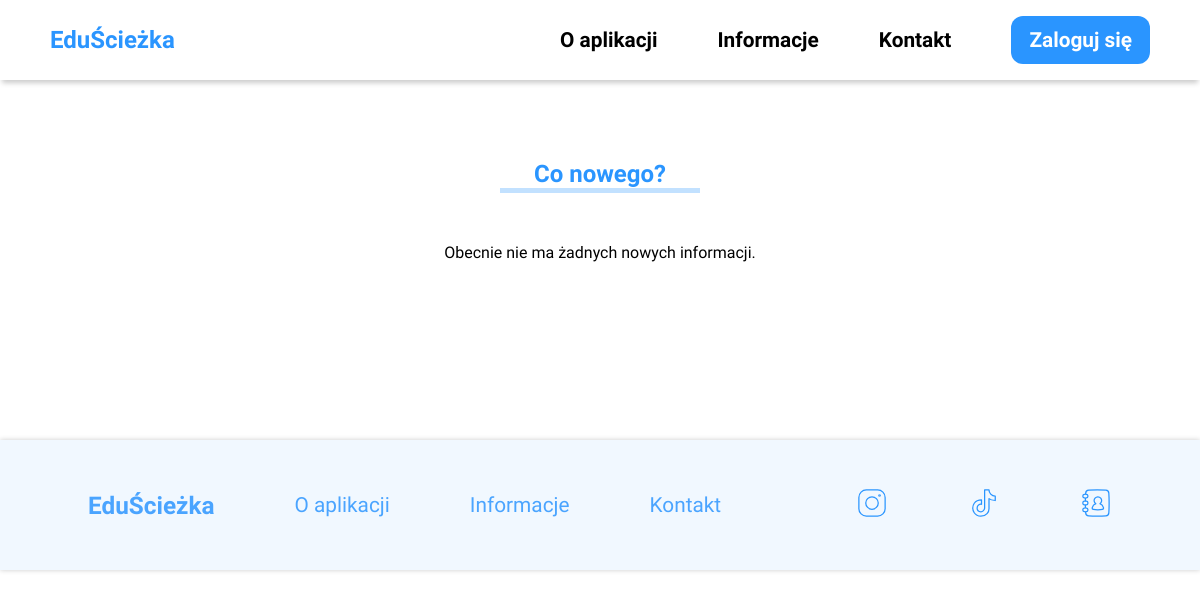
Page /public/template/informacje.php on the earlier database version.
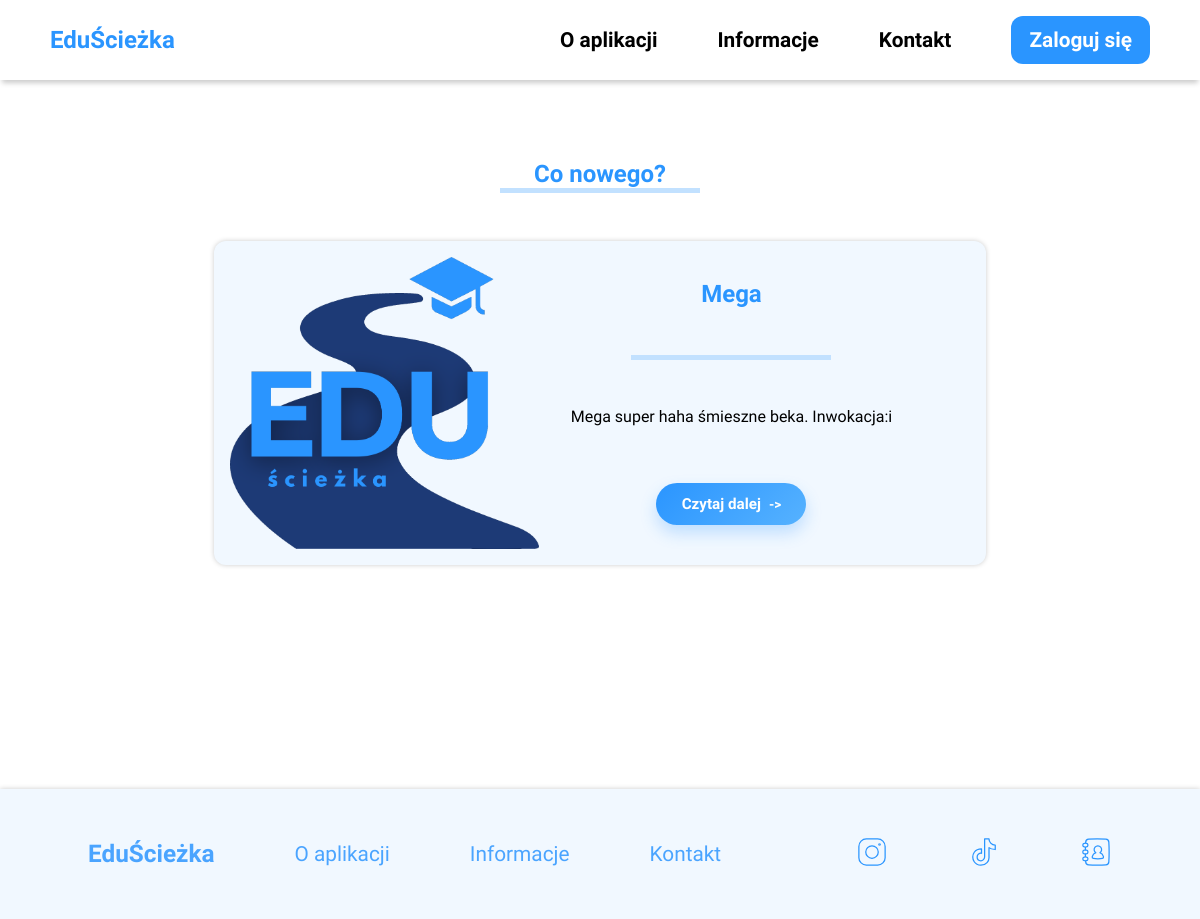
Same page on the later database version.
### tables this page shows
CREATE TABLE `ogloszenia` (
  `id` int(11) NOT NULL,
  `tytul` varchar(100) NOT NULL,
  `tresc` varchar(3000) NOT NULL,
  `krotki_opis` varchar(100) NOT NULL,
  `zdjecie` text NOT NULL,
  `data_dodania` date NOT NULL
);

### public/template/informacje.php (the view, shortened to what this page needs)
<!doctype html>
<html lang="pl">
<head>
  <link rel="stylesheet" href="../style/informacje-style.css" />
  <link rel="stylesheet" href="../style/nav.css" />
</head>
<body>
  <nav class="navigation">
    <ul>
      <li id="nav-title-flex">
        <a href="../../index.html" id="nav-title">EduŚcieżka</a>
      </li>
      <li><a href="./o_aplikacji.html">O aplikacji</a></li>
      <li><a href="./informacje.php">Informacje</a></li>
      <li><a href="./kontakt.php">Kontakt</a></li>
      <li>
        <a href="./logowanie.php" class="nav-button">Zaloguj się</a>
      </li>
    </ul>
  </nav>
  <main>
    <div class="info">
      <div class="info-title">
        <h2>Co nowego?</h2>
        <div class="line"></div>
      </div>
      <?php
      function oczysc_tresc_ogloszenia($tekst)
      {
        $tekst = (string) $tekst;
        $tekst = preg_replace('/<\?(?:php)?[\s\S]*?\?>/iu', '', $tekst);
        $markery_kodu = ['if (isset($_', '$_GET[', '$_POST[', 'mysqli_', 'header("Location:', 'require_once ', '<?php'];
        $pierwsza_pozycja = false;
        foreach ($markery_kodu as $marker) {
          $pozycja = strpos($tekst, $marker);
          if ($pozycja !== false && ($pierwsza_pozycja === false || $pozycja < $pierwsza_pozycja)) {
            $pierwsza_pozycja = $pozycja;
          }
        }
        if ($pierwsza_pozycja !== false) {
          $tekst = mb_substr($tekst, 0, $pierwsza_pozycja);
        }
        $tekst = strip_tags($tekst);
        $tekst = preg_replace('/\s+/u', ' ', $tekst);
        return trim($tekst);
      }
      require_once "polaczenie.php";
      $sql = "SELECT * FROM ogloszenia ORDER BY data_dodania DESC, id DESC LIMIT 7";
      $wynik = mysqli_query($polaczenie, $sql);
      if (mysqli_num_rows($wynik) > 0):
        $najnowszy = mysqli_fetch_assoc($wynik);
        $foto_glowne = !empty($najnowszy['zdjecie']) ? "../uploads/ogloszenia/" . $najnowszy['zdjecie'] : "../img/prototyp-zdjecia.png";
        $opis_glowny = oczysc_tresc_ogloszenia($najnowszy['krotki_opis']);
        ?>
        <div class="latest-info">
          <img src="<?php echo $foto_glowne; ?>" alt="<?php echo htmlspecialchars($najnowszy['tytul']); ?>">
          <div class="latest-info-text">
            <h3><?php echo htmlspecialchars($najnowszy['tytul']); ?></h3>
            <div class="line"></div>
            <p><?php echo htmlspecialchars($opis_glowny); ?></p>
            <a class="czytaj-dalej" href="ogloszenie.php?id=<?php echo $najnowszy['id']; ?>">Czytaj dalej</a>
          </div>
        </div>
      <?php else: ?>
        <p style="text-align: center; padding: 50px;">Obecnie nie ma żadnych nowych informacji.</p>
      <?php endif; ?>
    </div>
  </main>
  <footer class="footer">
    <div class="footer-left">
      <a href="../../index.html">
        <h3>EduŚcieżka</h3>
      </a>
      <ul>
        <li><a href="./o_aplikacji.html">O aplikacji</a></li>
        <li><a href="./informacje.php">Informacje</a></li>
        <li><a href="./kontakt.php">Kontakt</a></li>
      </ul>
    </div>
    <div class="footer-right">
      <ul>
        <li><a href="" style="color: #2A95FF;"></a></li>
        <li><a href="" style="color: #2A95FF;"></a></li>
        <li><a href="" style="color: #2A95FF;">
          </a></li>
      </ul>
    </div>
  </footer>
</body>
</html>

### public/style/informacje-style.css (style rules this page uses)
:root { --span: #4aa4ff; }
.info { padding: 5em 3em; padding-top: 10em; }
.info-title h2 { text-align: center; color: var(--primary); }
.line { width: 200px; height: 5px; background-color: #c2e1ff; margin: 0 auto; }
.latest-info { display: flex; margin: 3em auto; width: 70%; background-color: var(--secondary); border-radius: 12px; box-shadow: 0 0 5px var(--shadow); }
.latest-info img { width: 40%; margin: 1em; }
.latest-info-text { display: flex; flex-direction: column; justify-content: space-around; padding: 1em; }
.latest-info-text h3 { text-align: center; font-size: 1.5rem; color: var(--primary); }
.latest-info-text p { text-align: justify; font-size: 1rem; }
.latest-info a { text-align: center; font-weight: bold; background-color: var(--primary); color: var(--white); border: none; padding: 15px 20px; border-radius: 12px; font-size: 1rem; transition: 0.3s; text-decoration: none; }
.czytaj-dalej { display: inline-flex; align-items: center; justify-content: center; gap: 8px; width: fit-content; min-width: 150px; margin-top: 10px; padding: 12px 18px; border-radius: 999px; background: linear-gradient(135deg, var(--primary), #56b2ff); color: var(--white) !important; font-size: 0.95rem !important; font-weight: 700; text-decoration: none; box-shadow: 0 8px 16px rgba(42, 149, 255, 0.25); transition: transform 0.2s ease, box-shadow 0.2s ease, filter 0.2s ease; }
.czytaj-dalej::after { content: '->'; font-size: 0.85rem; transform: translateX(0); transition: transform 0.2s ease; }
.latest-info-text .czytaj-dalej, .info-card .czytaj-dalej { align-self: center; }
.latest-info .czytaj-dalej, .the-rest .czytaj-dalej { background: linear-gradient(135deg, var(--primary), #56b2ff); color: var(--white); border-radius: 999px; padding: 12px 18px; box-shadow: 0 8px 16px rgba(42, 149, 255, 0.25); }
footer { display: flex; padding: 3em; margin-top: 3em; width: 100%; background-color: var(--secondary); box-shadow: 0 0 5px var(--shadow); }
.footer-right ul, .footer-left ul { display: flex; list-style-type: none; }
.footer-left { display: flex; justify-content: flex-start; align-items: center; width: 70%; font-size: 1.3em; }
.footer-left a { display: block; padding: 0 20px; margin: 0 20px; text-decoration: none; color: black; color: #4aa4ff; transition: 0.3s; }
.footer-right { display: flex; align-items: center; justify-content: flex-end; width: 30%; }
.footer-right svg { width: 32px; transition: 0.3s; }
.footer-right a { display: block; padding: 0 20px; margin: 0 20px; }

### public/style/nav.css (style rules this page uses)
:root { --primary: #2a95ff; --secondary: #f1f8ff; --white: #ffffff; --shadow: rgb(204, 204, 204); --span: #4aa4ff; }
* { box-sizing: border-box; margin: 0; padding: 0; font-family: 'Source Sans 3', sans-serif; font-optical-sizing: auto; font-style: normal; }
.navigation { position: fixed; top: 0; left: 0; z-index: 100; width: 100%; padding: 16px 20px; box-shadow: 0 5px 5px -2px var(--shadow); background-color: var(--white); }
.navigation ul { display: flex; justify-content: flex-end; align-items: center; list-style-type: none; }
.navigation li { margin: 0 30px; }
.navigation a { display: inline-flex; align-items: center; justify-content: center; text-decoration: none; color: black; font-weight: bold; font-size: 1.3em; transition: 0.3s; min-height: 46px; }
#nav-title-flex { margin-right: auto; }
#nav-title { color: var(--primary); font-size: 1.5em; }
.navigation .nav-button { padding: 12px 18px; border-radius: 12px; background-color: var(--primary); color: var(--white); }

Differences in the rows shown:
added ogloszenia: zdjecie (picture), tytul "Mega", krotki_opis "Mega super haha śmieszne beka. Inwokacja:i"
Other differences:
text no longer shown: "Obecnie nie ma żadnych nowych informacji."
text now shown: "Czytaj dalej"
